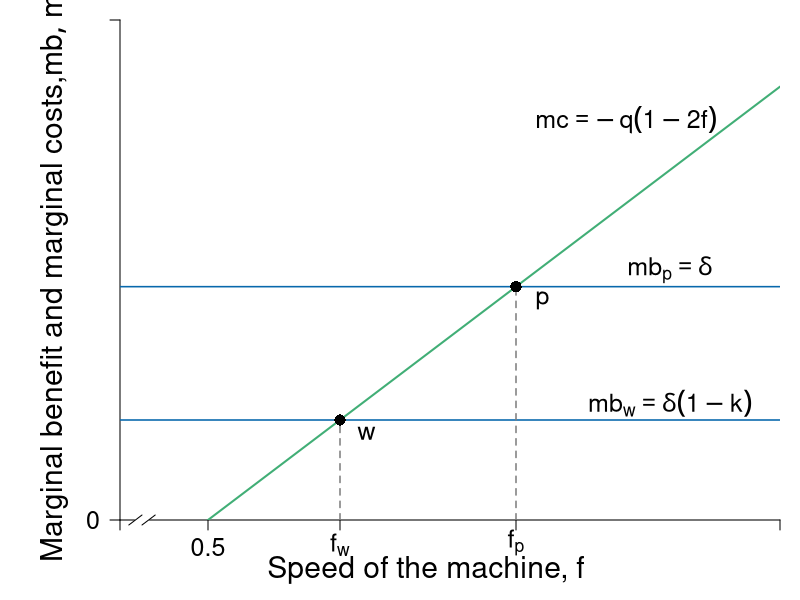

Generate this figure with R:
#Graph Designer: Simon Halliday, Scott Cohn
#Authors: Bowles and Halliday
#Title: Coordination, Conflict and Competition: A Text in Microeconomics

library(shape)
library(plotrix)
pdf(file = "credit/credit_equity_mb.pdf", width = 9, height = 7)

#Set parameters for graphics
pointsize <- 1.8
axislabelsize <- 1.8
labelsize <- 1.5
namesize <- 1.8
annotatesize <- 1.5
graphlinewidth <- 2
segmentlinewidth <- 1.5

COL <- c("#7fc97f", "#beaed4", "#fdc086", "#ffff99", "#386cb0", "#f0027f", "#bf5b17", "#666666")
COLA <- c("#e0f3db", "#99d8c9","#66c2a4","#41ae76", "#238b45", "#005824")
COLB <- c("#c6dbef", "#4eb3d3", "#2b8cbe", "#0868ac","#084081")
COLC <- c("#fcfbfd", "#efedf5", "#dadaeb", "#bcbddc", "#9e9ac8", "#807dba", "#6a51a3", "#54278f", "#3f007d")
grays <- gray.colors(25, start = 1, end = 0, alpha = 1)

par(mar =  c(4, 6, 1, 1))

mc <- function(f, mu = 2) {
  -mu + 2*mu*f
}


xlims <- c(0.4, 1.15)
ylims <- c(0, 3)

npts <- 501 
x <- seq(xlims[1], xlims[2], length.out = npts)
y <- seq(ylims[1], ylims[2], length.out = npts) 
a <- c(46.08, 55, 64)
b <- c(46.08, 55, 64)

plot(0, 0, xlim = xlims, ylim = ylims, type = "n",
     xlab = expression(paste("")),
     ylab = expression(paste("")), 
     xaxt = "n", 
     yaxt = "n", 
     cex.lab = axislabelsize, 
     bty = "n",
     xaxs = "i", 
     yaxs = "i")


ticksy <- c(0, ylims[2])
ylabels <- c(0, NA)
ticksx <- c(0.4, 0.5, 0.65, 0.85,  xlims[2])
xlabels <- c(NA, 0.5, expression(paste(f[w] )), expression(paste(f[p])), NA)

axis(1, at = ticksx, pos = 0, labels = xlabels, cex.axis = labelsize)
# axis(2, at = ticksy, pos = 0, labels = ylabels, las = 1, cex.axis = labelsize)
axis(2, at = ticksy, pos = 0.4, labels = ylabels, las = 1, cex.axis = labelsize)
axis.break(axis=1,breakpos=0.425,pos=0,bgcol="white",breakcol="black",
            style="slash",brw=0.02)
# text(x = c(0, 
#            0.5, 
#            0.68, 
#            0.92
#            ), 
# par("usr")[3] - 0.025, cex = labelsize,
# labels = xlabels, srt = 0, pos = 1, xpd = TRUE)

npts <- 500 
xx1 <- seq(xlims[1], xlims[2], length.out = npts)

#Lines for mrs graph
lines(xx1, mc(xx1, mu = 2), col = COLA[4], lwd = graphlinewidth)
#lines(xx1, mrpL(xx1, pmax = 15), col = COLA[4], lty = 2, lwd = segmentlinewidth)

#Label axes
#mtext(expression(paste("Speed of the machine, ", f)), side = 1, line = 2.5, cex = axislabelsize)
text(0.325, 0.5*(ylims[2] + ylims[1]), expression(paste("Marginal benefit and marginal costs,", list(mb, mc) )), xpd = TRUE, cex = axislabelsize, srt = 90) 
text(0.65*(xlims[2]), -0.3, expression(paste("Speed of the machine, ", f)), xpd = TRUE, cex = axislabelsize) 


text(0.975, 2.4, expression(paste(mc == -q*(1 - 2*f) )), cex = labelsize)
text(1.025, 1.5, expression(paste(mb[p] == delta )), cex = labelsize)
text(1.025, 0.7, expression(paste(mb[w] == delta*(1 - k) )), cex = labelsize)

Arrows(2, 9, 6.8, 9, col = "black", lty = 1, code = 2, lwd = 2, arr.type = "triangle", arr.lwd = 0.5)
text(3.5, 10, expression(paste("Increase in ", frac(dy, dl))), cex = labelsize)

text(9.3, 12, expression(paste(frac(dy, dl) == phantom())), cex = labelsize)
text(11, 12.3, expression(paste("marginal")), cex = labelsize)
text(11, 11.7, expression(paste("benefit")), cex = labelsize)
Arrows(11, 11.3, 11, 2.4, col = "black", lty = 1, code = 2, lwd = 2, arr.type = "triangle", arr.lwd = 0.5)

segments(0.65, 0, 0.65, mc(f = 0.65), lty = 2, col = grays[20] , lwd = segmentlinewidth)
segments(0, mc(f = 0.65), xlims[2], mc(f = 0.65), lty = 1, col = COLB[4] , lwd = segmentlinewidth)
segments(0.85, 0, 0.85, mc(f = 0.85), lty = 2, col = grays[20] , lwd = segmentlinewidth)
segments(0, mc(f = 0.85), xlims[2], mc(f = 0.85), lty = 1, col = COLB[4] , lwd = segmentlinewidth)
#segments(1, 0, 1, mc(f = 1), lty = 2, col = grays[20] , lwd = segmentlinewidth)
#segments(0, mc(f = 1), xlims[2], mc(f = 1), lty = 1, col = grays[20] , lwd = segmentlinewidth)

#points(1, mc(1), pch = 16, col = "black", cex = 1.5)
points(0.85, mc(0.85), pch = 16, col = "black", cex = 1.5)
points(0.65, mc(0.65), pch = 16, col = "black", cex = 1.5)

#text(1 + 0.025, mc(1) - 0.1, expression(paste(e)), cex = labelsize)
text(0.85 + 0.03, mc(0.85) - 0.08, expression(paste(p)), cex = labelsize)
text(0.65 + 0.03, mc(0.65) - 0.08, expression(paste(w)), cex = labelsize)


#Label Demand
text(13, 1, expression(paste(mb[1])), cex = labelsize)
text(19.5, 1, expression(paste(mb[2])), cex = labelsize)

dev.off()
